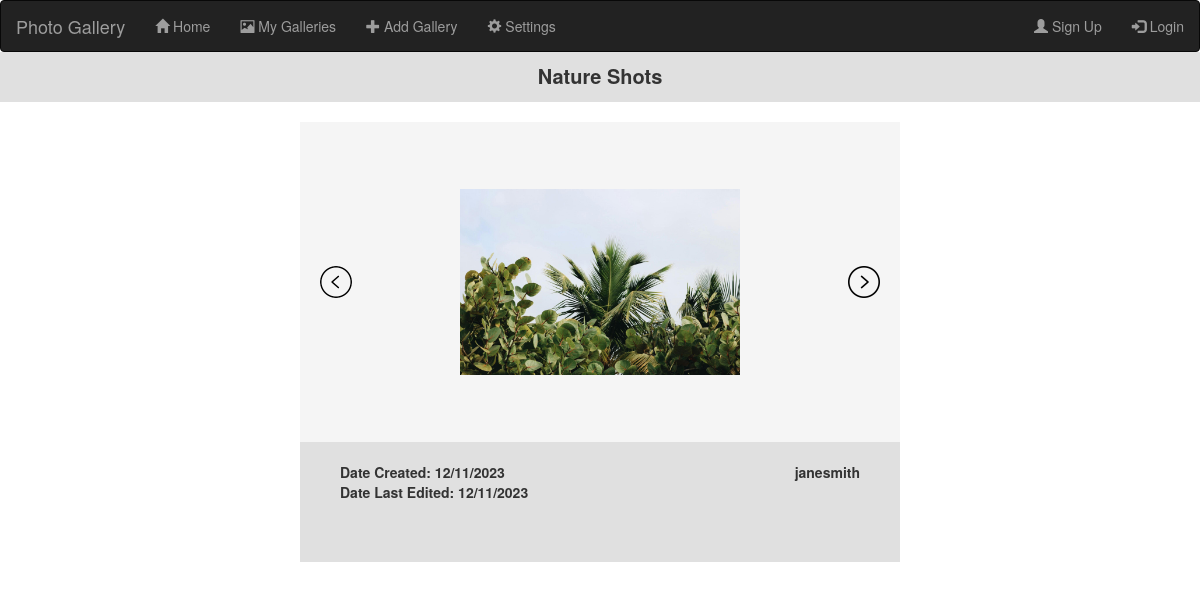
Page /viewGallery3 on the earlier database version.
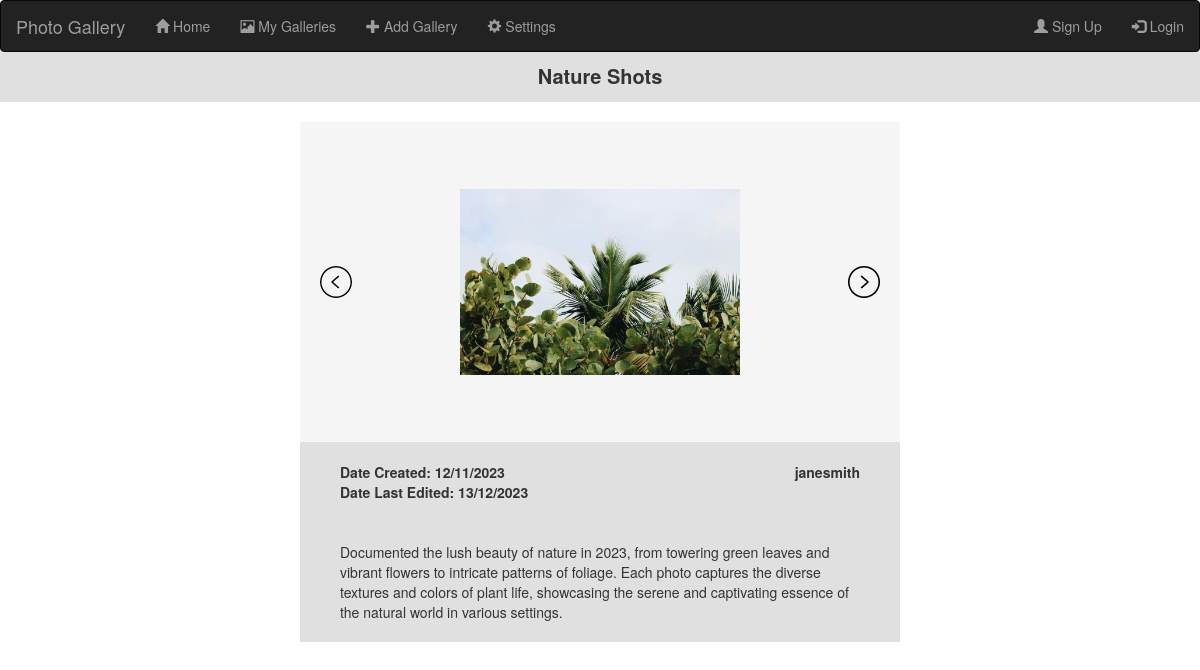
Same page on the later database version.
### components/databaseClasses.py (models this page shows, shortened)
class Gallery(db.Model):
    __tablename__ = 'galleries'
    id = db.Column(db.Integer, primary_key=True)
    userId = db.Column(db.Integer, db.ForeignKey(User.id))
    numPhotos = db.Column(db.Integer)
    title = db.Column(db.String(40))
    dateCreated = db.Column(db.Date)
    dateLastEdited = db.Column(db.Date)
    description = db.Column(db.Text)
    photos = db.relationship('Photo', backref='gallery')

### app.py (the view)
@app.route("/viewGallery<int:galleryID>")
def viewGallery(galleryID):
    gallery = getGalleries(Gallery)[galleryID]
    photos = Photo.query.filter_by(galleryId=gallery['id']).all()
    URLs = {}
    count = 0
    for photo in photos:
        URLs[count] = photo.photoURL
        count += 1
    return render_template('indvGallery.html', URLs = URLs, username = getCurrentUsername(), id = gallery['id'], title = gallery['title'], description = gallery['description'], numPhotos = gallery['numPhotos'], dateCreated = gallery['dateCreated'], dateLastEdited = gallery['dateLastEdited'], galleryUsername = users[gallery['userId']]["username"], loggedIn = isLoggedIn())

### components/databaseFunctions.py (called while the page is built, shortened)
def getGalleries(Gallery, refresh = False):
    return galleries

### components/utils.py (called while the page is built)
def getCurrentUsername():
    currentUserID = session.get("userId", None)
    currentUsername = None
    if currentUserID != None:
        currentUsername = loadUser(currentUserID).username
    return currentUsername

def isLoggedIn():
    if 'loggedIn' not in session:
        session['loggedIn'] = False
        session.modified = True
    return session['loggedIn']

### templates/indvGallery.html (shortened to what this page needs)
{% extends "base.html" %}
{% block content %}
    <div class = "pageTitle">
        {{title}}
    </div>
    <div id = "indvGallery">
        <div class = "galleryImages">
            <img src = "{{ url_for('static', filename = 'leftArrow.png') }}" class = "leftArrow" onclick = "nextPhoto(-1)">
            <img src = "{{URLs[0]}}" id = "photo" class = "galleryPhoto">
            <img src = "{{ url_for('static', filename = 'rightArrow.png') }}" class = "rightArrow" onclick = "nextPhoto(1)">
        </div>
        <div class = "galleryDetails">
            <div class = "galleryDates">
                Date Created: {{dateCreated.strftime('%d/%m/%Y')}}<br>
                Date Last Edited: {{dateLastEdited.strftime('%d/%m/%Y')}}
            </div>
            <div class = "galleryUser">
                {{galleryUsername}}
            </div>
            <div class = "galleryDescription">
                {{description}}
            </div>
        </div>
    </div>
{% endblock %}

Differences in the rows shown:
changed Gallery "Nature Shots": strftime "12/11/2023" → "13/12/2023"; description (not shown) → "Documented the lush beauty of nature in 2023, from towering green leaves and vibrant flowers to intricate patterns of foliage. Each photo captures the diverse textures and colors of plant life, showcasing the serene and captivating essence of the natural world in various settings."
